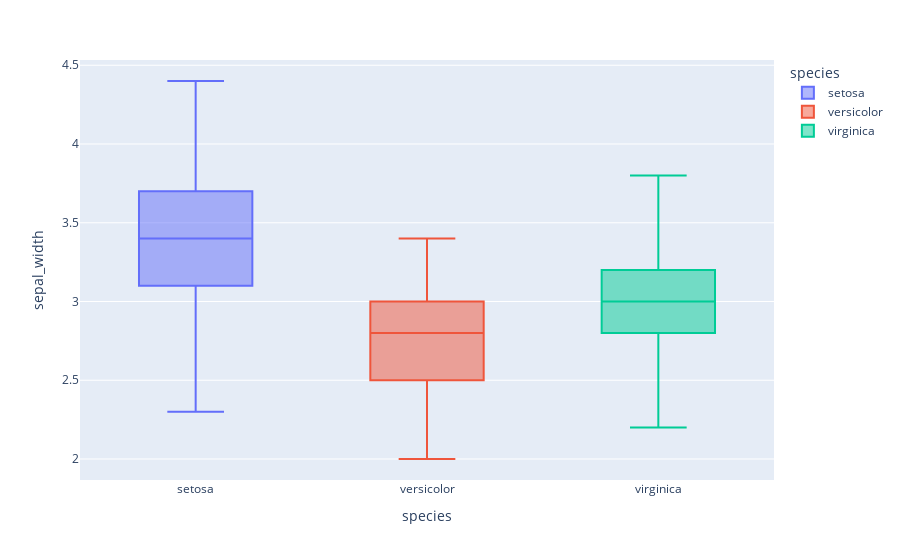

Notebook cell for this chart:
### Markdown cell above
## Bloxplot

### Code cell
fig = px.box(df,x='species',y='sepal_width',color='species') # Se puede usar solo el valor de y sin necesidad del de x
fig

### Figure 1 — Plotly figure (JSON) as saved in the notebook; plotly's stock layout.template omitted (floating-point values rounded to 4 significant figures)
{"data": [{"alignmentgroup": "True", "hovertemplate": "species=%{x}<br>sepal_width=%{y}<extra></extra>", "legendgroup": "setosa", "marker": {"color": "#636efa"}, "name": "setosa", "notched": false, "offsetgroup": "setosa", "orientation": "v", "showlegend": true, "type": "box", "x": ["setosa", "setosa", "setosa", "setosa", "setosa", "setosa", "setosa", "setosa", "setosa", "setosa", "setosa", "setosa", "setosa", "setosa", "setosa", "setosa", "setosa", "setosa", "setosa", "setosa", "setosa", "setosa", "setosa", "setosa", "setosa", "setosa", "setosa", "setosa", "setosa", "setosa", "setosa", "setosa", "setosa", "setosa", "setosa", "setosa", "setosa", "setosa", "setosa", "setosa", "setosa", "setosa", "setosa", "setosa", "setosa", "setosa", "setosa", "setosa", "setosa", "setosa"], "x0": " ", "xaxis": "x", "y": [3.5, 3, 3.2, 3.1, 3.6, 3.9, 3.4, 3.4, 2.9, 3.1, 3.7, 3.4, 3, 3, 4, 4.4, 3.9, 3.5, 3.8, 3.8, 3.4, 3.7, 3.6, 3.3, 3.4, 3, 3.4, 3.5, 3.4, 3.2, 3.1, 3.4, 4.1, 4.2, 3.1, 3.2, 3.5, 3.1, 3, 3.4, 3.5, 2.3, 3.2, 3.5, 3.8, 3, 3.8, 3.2, 3.7, 3.3], "y0": " ", "yaxis": "y"}, {"alignmentgroup": "True", "hovertemplate": "species=%{x}<br>sepal_width=%{y}<extra></extra>", "legendgroup": "versicolor", "marker": {"color": "#EF553B"}, "name": "versicolor", "notched": false, "offsetgroup": "versicolor", "orientation": "v", "showlegend": true, "type": "box", "x": ["versicolor", "versicolor", "versicolor", "versicolor", "versicolor", "versicolor", "versicolor", "versicolor", "versicolor", "versicolor", "versicolor", "versicolor", "versicolor", "versicolor", "versicolor", "versicolor", "versicolor", "versicolor", "versicolor", "versicolor", "versicolor", "versicolor", "versicolor", "versicolor", "versicolor", "versicolor", "versicolor", "versicolor", "versicolor", "versicolor", "versicolor", "versicolor", "versicolor", "versicolor", "versicolor", "versicolor", "versicolor", "versicolor", "versicolor", "versicolor", "versicolor", "versicolor", "versicolor", "versicolor", "versicolor", "versicolor", "versicolor", "versicolor", "versicolor", "versicolor"], "x0": " ", "xaxis": "x", "y": [3.2, 3.2, 3.1, 2.3, 2.8, 2.8, 3.3, 2.4, 2.9, 2.7, 2, 3, 2.2, 2.9, 2.9, 3.1, 3, 2.7, 2.2, 2.5, 3.2, 2.8, 2.5, 2.8, 2.9, 3, 2.8, 3, 2.9, 2.6, 2.4, 2.4, 2.7, 2.7, 3, 3.4, 3.1, 2.3, 3, 2.5, 2.6, 3, 2.6, 2.3, 2.7, 3, 2.9, 2.9, 2.5, 2.8], "y0": " ", "yaxis": "y"}, {"alignmentgroup": "True", "hovertemplate": "species=%{x}<br>sepal_width=%{y}<extra></extra>", "legendgroup": "virginica", "marker": {"color": "#00cc96"}, "name": "virginica", "notched": false, "offsetgroup": "virginica", "orientation": "v", "showlegend": true, "type": "box", "x": ["virginica", "virginica", "virginica", "virginica", "virginica", "virginica", "virginica", "virginica", "virginica", "virginica", "virginica", "virginica", "virginica", "virginica", "virginica", "virginica", "virginica", "virginica", "virginica", "virginica", "virginica", "virginica", "virginica", "virginica", "virginica", "virginica", "virginica", "virginica", "virginica", "virginica", "virginica", "virginica", "virginica", "virginica", "virginica", "virginica", "virginica", "virginica", "virginica", "virginica", "virginica", "virginica", "virginica", "virginica", "virginica", "virginica", "virginica", "virginica", "virginica", "virginica"], "x0": " ", "xaxis": "x", "y": [3.3, 2.7, 3, 2.9, 3, 3, 2.5, 2.9, 2.5, 3.6, 3.2, 2.7, 3, 2.5, 2.8, 3.2, 3, 3.8, 2.6, 2.2, 3.2, 2.8, 2.8, 2.7, 3.3, 3.2, 2.8, 3, 2.8, 3, 2.8, 3.8, 2.8, 2.8, 2.6, 3, 3.4, 3.1, 3, 3.1, 3.1, 3.1, 2.7, 3.2, 3.3, 3, 2.5, 3, 3.4, 3], "y0": " ", "yaxis": "y"}], "layout": {"boxmode": "overlay", "legend": {"title": {"text": "species"}, "tracegroupgap": 0}, "margin": {"t": 60}, "xaxis": {"anchor": "y", "categoryarray": ["setosa", "versicolor", "virginica"], "categoryorder": "array", "domain": [0, 1], "title": {"text": "species"}}, "yaxis": {"anchor": "x", "domain": [0, 1], "title": {"text": "sepal_width"}}}}
